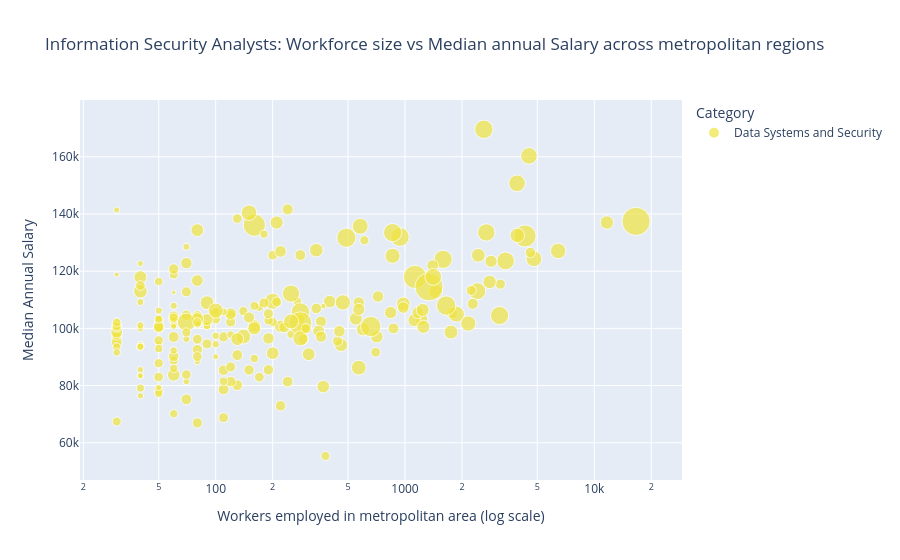

The notebook cell saved with this chart:
### Markdown cell above
Instead of showing the scatter plots in a loop (that would me much quicker), I have decided to give each one their own cell. That supports better readability, because when plotting them in one cell, Jupyter notebook created a scroll box, that made it really difficult to visualise each plot completely.

### Code cell
figure_scatter['Information Security Analysts'].show()

### Figure 1 — Plotly figure (JSON) as saved in the notebook; plotly's stock layout.template omitted (floating-point values rounded to 4 significant figures; data arrays with more than 128 entries replaced by an {"elided": "..."} marker saying what was removed)
{"data": [{"customdata": {"elided": "225x1 float values"}, "hovertemplate": "<b>%{hovertext}</b><br><br>Category=Data Systems and Security<br>Workers employed in metropolitan area (log scale)=%{x}<br>Median Annual Salary=%{y}<br>Location quotient=%{customdata[0]}<extra></extra>", "hovertext": {"elided": "225 str values"}, "legendgroup": "Data Systems and Security", "marker": {"color": "#F0E442", "size": {"elided": "225 float values"}, "sizemode": "area", "sizeref": 0.01165, "symbol": "circle"}, "mode": "markers", "name": "Data Systems and Security", "orientation": "v", "showlegend": true, "type": "scatter", "x": {"elided": "225 int values"}, "xaxis": "x", "y": {"elided": "225 int values"}, "yaxis": "y"}], "layout": {"autosize": true, "legend": {"itemsizing": "constant", "title": {"text": "Category"}, "tracegroupgap": 0}, "title": {"text": "Information Security Analysts: Workforce size vs Median annual Salary across metropolitan regions"}, "xaxis": {"anchor": "y", "autorange": true, "domain": [0, 1], "range": [1.293, 4.442], "title": {"text": "Workers employed in metropolitan area (log scale)"}, "type": "log"}, "yaxis": {"anchor": "x", "autorange": true, "domain": [0, 1], "range": [47550.0, 178800.0], "title": {"text": "Median Annual Salary"}, "type": "linear"}}}
